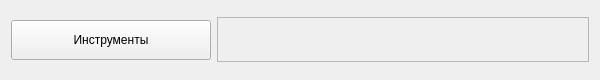
<?xml version="1.0" encoding="UTF-8"?>
<ui version="4.0">
 <class>ToolPanel</class>
 <widget class="QWidget" name="ToolPanel">
  <property name="geometry">
   <rect>
    <x>0</x>
    <y>0</y>
    <width>600</width>
    <height>80</height>
   </rect>
  </property>
  <property name="minimumSize">
   <size>
    <width>300</width>
    <height>80</height>
   </size>
  </property>
  <property name="maximumSize">
   <size>
    <width>1200</width>
    <height>80</height>
   </size>
  </property>
  <property name="windowTitle">
   <string>Form</string>
  </property>
  <layout class="QHBoxLayout" name="horizontalLayout_2">
   <item>
    <layout class="QHBoxLayout" name="horizontalLayout_Main">
     <item>
      <widget class="QPushButton" name="toggleButton">
       <property name="minimumSize">
        <size>
         <width>200</width>
         <height>40</height>
        </size>
       </property>
       <property name="maximumSize">
        <size>
         <width>200</width>
         <height>40</height>
        </size>
       </property>
       <property name="text">
        <string>Инструменты</string>
       </property>
      </widget>
     </item>
     <item>
      <widget class="QFrame" name="toolContainer">
       <property name="maximumSize">
        <size>
         <width>16777215</width>
         <height>45</height>
        </size>
       </property>
       <property name="frameShape">
        <enum>QFrame::StyledPanel</enum>
       </property>
       <property name="frameShadow">
        <enum>QFrame::Raised</enum>
       </property>
       <layout class="QHBoxLayout" name="horizontalLayout_3">
        <item>
         <layout class="QHBoxLayout" name="toolLayout"/>
        </item>
       </layout>
      </widget>
     </item>
    </layout>
   </item>
  </layout>
 </widget>
 <resources/>
 <connections/>
</ui>
